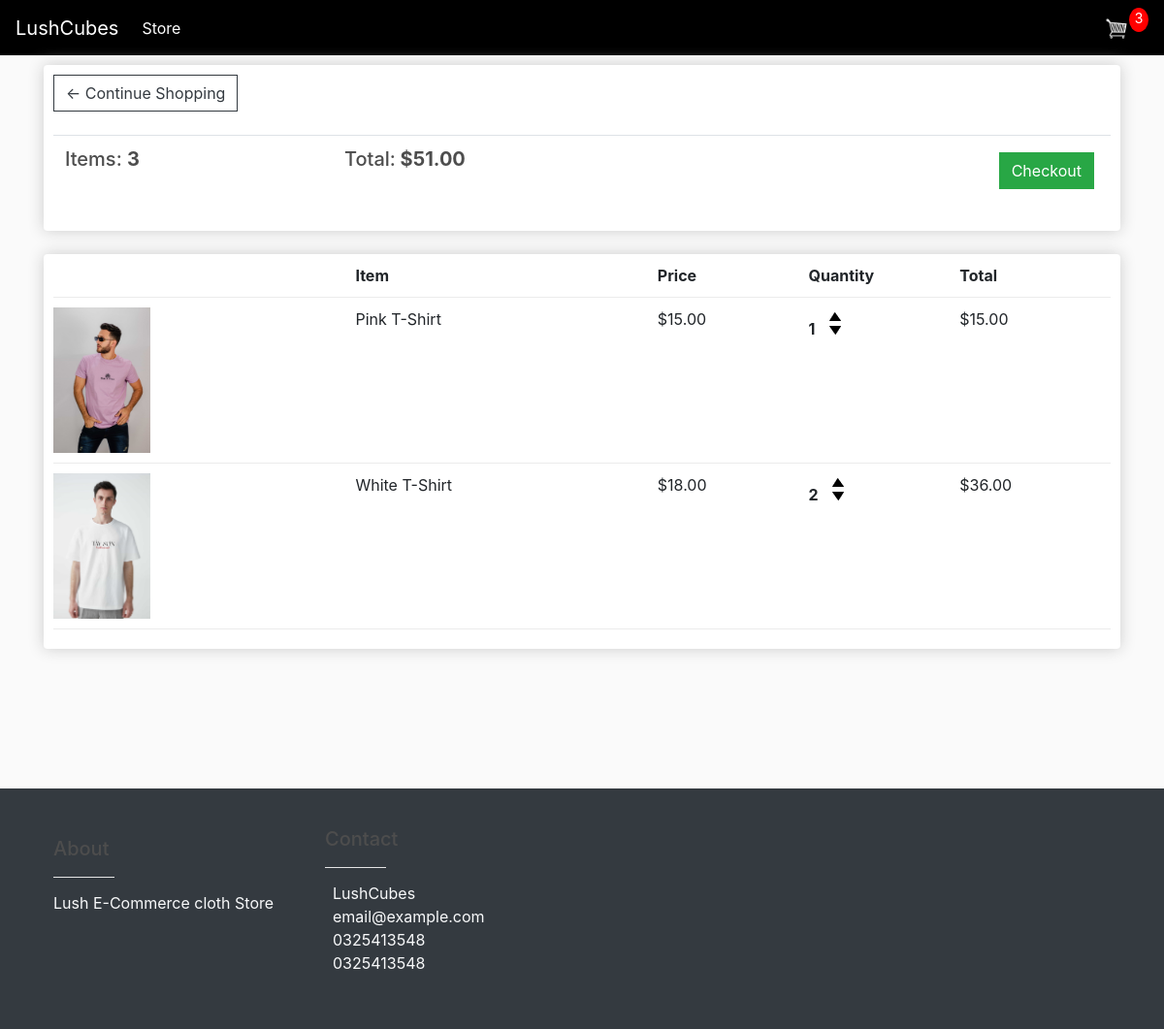
The app's page /cart/ (signed in) with its own data.
### core/models.py (models this page shows, shortened)
class Order(models.Model):
    customer = models.ForeignKey(Customer,on_delete=models.SET_NULL,null=True,blank=True)
    date_ordered = models.DateTimeField(auto_now_add=True)
    complete = models.BooleanField(default=False)
    transaction_id = models.CharField(max_length=100,null=True)
    @property
    def get_cart_total(self):
        orderitems = self.orderitem_set.all()
        total = sum([item.get_total for item in orderitems])
        return total
    @property
    def get_cart_items(self):
        orderitems = self.orderitem_set.all()
        total = sum([item.quantity for item in orderitems])
        return total

class OrderItem(models.Model):
    product = models.ForeignKey(Product,on_delete=models.SET_NULL,null=True)
    order = models.ForeignKey(Order,on_delete=models.SET_NULL,null=True)
    quantity = models.IntegerField(default=0,null=True,blank=True)
    date_added = models.DateTimeField(auto_now_add=True)
    @property
    def get_total(self):
        total = self.product.price * self.quantity
        return total

class Product(models.Model):
    name = models.CharField(max_length=200)
    price = models.DecimalField(max_digits=7,decimal_places=2)
    digital = models.BooleanField(default=False,null=True,blank=True)
    image = models.ImageField(null=True,blank=True)
    catagory = models.CharField(choices=CATEGORY_CHOICES,max_length=3,null=True,blank=True)
    @property
    def imageUrl(self):
        try:
            url = self.image.url
        except:
            url = ""
        return url

### core/views.py (the view)
# urls.py: path('cart/', views.cart, name="cart"),
def cart(request):
    data = cartData(request)
    cartItems = data['cartItems']
    order = data['order']
    items = data['items']
    context = {'items':items,'order':order,'cartItems':cartItems}
    return render(request,'core/cart.html',context)

### core/utils.py (called while the page is built)
def cartData(request):
     if request.user.is_authenticated:
        cust = request.user.customer
        order,created = Order.objects.get_or_create(customer=cust,complete=False)
        items = order.orderitem_set.all()
        cartItems = order.get_cart_items
     else:
        cookieData = cookieCart(request)
        cartItems = cookieData['cartItems']
        order = cookieData['order']
        items = cookieData['items']
     return {'cartItems':cartItems,'order':order,'items':items}

### core/templates/core/cart.html
{% extends 'core/main.html' %}
{% load static %}
{% block content %}
	<div class="row">
		<div class="col-lg-12">
			<div class="box-element">
				<a  class="btn btn-outline-dark" href="{% url 'store' %}">&#x2190; Continue Shopping</a>
				<br>
				<br>
				<table class="table">
					<tr>
						<th><h5>Items: <strong>{{order.get_cart_items}}</strong></h5></th>
						<th><h5>Total:<strong> ${{order.get_cart_total}}</strong></h5></th>
						<th>
							<a  style="float:right; margin:5px;" class="btn btn-success" href="{% url 'checkout' %}">Checkout</a>
						</th>
					</tr>
				</table>
			</div>
			<br>
			<div class="box-element">
				<div class="cart-row">
					<div style="flex:2"></div>
					<div style="flex:2"><strong>Item</strong></div>
					<div style="flex:1"><strong>Price</strong></div>
					<div style="flex:1"><strong>Quantity</strong></div>
					<div style="flex:1"><strong>Total</strong></div>
				</div>
				{% for item in items %}
				<div class="cart-row">
					<div style="flex:2"><img class="row-image" src="{{item.product.imageUrl}}"></div>
					<div style="flex:2"><p>{{item.product.name}}</p></div>
					<div style="flex:1"><p>${{item.product.price}}</p></div>
					<div style="flex:1">
						<p class="quantity">{{item.quantity}}</p>
						<div class="quantity">
							<img data-product="{{item.product.id}}" data-action="add" class="chg-quantity update-cart" src="{% static  'img/arrow-up.png' %}">
							<img data-product="{{item.product.id}}" data-action="remove" class="chg-quantity update-cart" src="{% static  'img/arrow-down.png' %}">
						</div>
					</div>
					<div style="flex:1"><p>${{item.get_total}}</p></div>
				</div>
				{% endfor %}
			</div>
		</div>
	</div>
	<br>
	<br>
	<br>
	<br>
{% endblock content %}

### static/css/main.css (style rules this page uses)
body { background-color: hsl(0, 0%, 98%); }
h1,h2,h3,h4,h5,h6 { color:hsl(0, 0%, 30%); }
.box-element { box-shadow:hsl(0, 0%, 80%) 0 0 16px; background-color: #fff; border-radius: 4px; padding: 10px; }
.col-lg-4, .col-lg-6, .col-lg-8, .col-lg-12 { margin-top: 10px; }
.btn { border-radius: 0; }
.row-image { width: 100px; }
.cart-row { display: flex; align-items: flex-stretch; padding-bottom: 10px; margin-bottom: 10px; border-bottom: 1px solid #ececec; }
.quantity { display: inline-block; font-weight: 700; padding-right:10px; }
.chg-quantity { width: 12px; cursor: pointer; display: block; margin-top: 5px; transition:.1s; }

### records on screen
Order: get_cart_items "3", get_cart_total "51.00"
OrderItem: product.imageUrl (picture), product.name "Pink T-Shirt", product.price "15.00", quantity "1", get_total "15.00"
OrderItem: product.imageUrl (picture), product.name "White T-Shirt", product.price "18.00", quantity "2", get_total "36.00"

### other values on screen
{{ cartItems }} "3"
